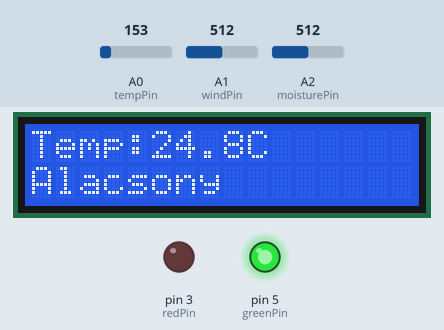
The sketch below on a simulated Arduino Uno, built with avr-gcc and run on an emulated ATmega328P. Shown: 16×2 character LCD, output pins drawn as LEDs (lit = HIGH). Inputs (shaded band) come from the test bench; at power-on: A0 (tempPin) = 153, A2 (moisturePin) = 512, A1 (windPin) = 512.

Above: at 1.2 s.
1.3 s: A0 (tempPin) set to 114
At 2.0 s:
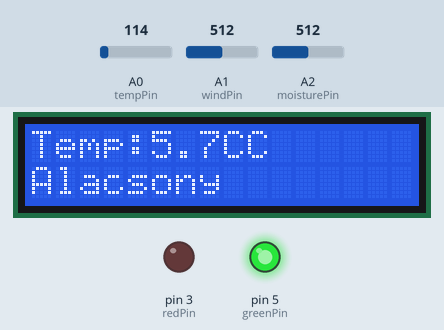
3.6 s: A2 (moisturePin) set to 716
At 5.4 s:
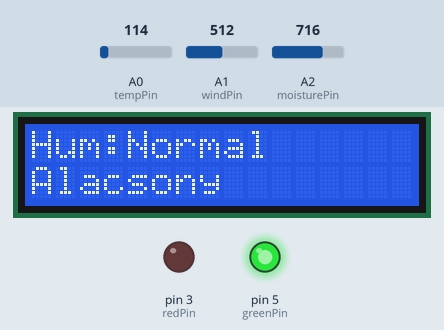
6.6 s: A1 (windPin) set to 355
9.6 s: A1 (windPin) set to 329
At 10.5 s:
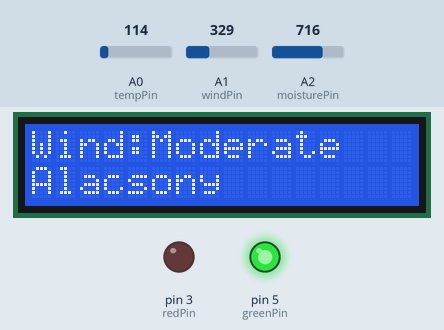
12.1 s: A2 (moisturePin) set to 900
At 12.6 s:
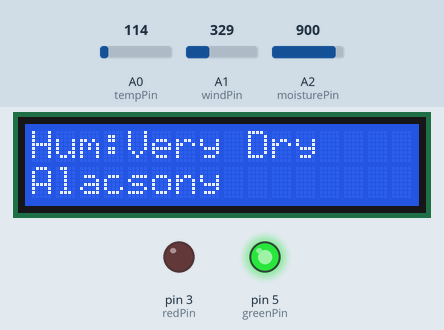
14.3 s: A0 (tempPin) set to 156
At 14.8 s:
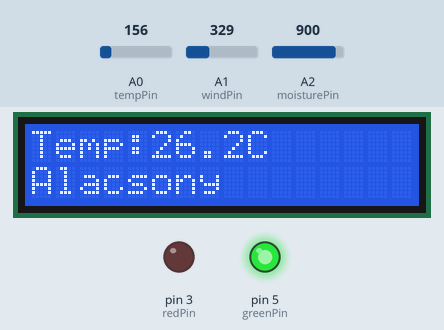
16.4 s: A0 (tempPin) set to 179
At 18.4 s:
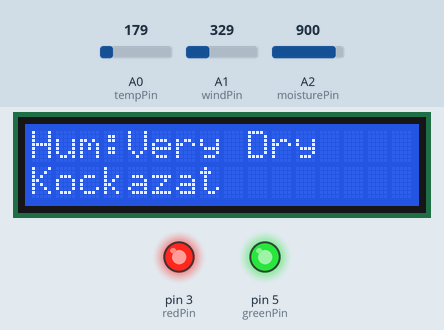
Timing chart, 0 to 19.9 s (numbered marks = the images above; inputs shaded):
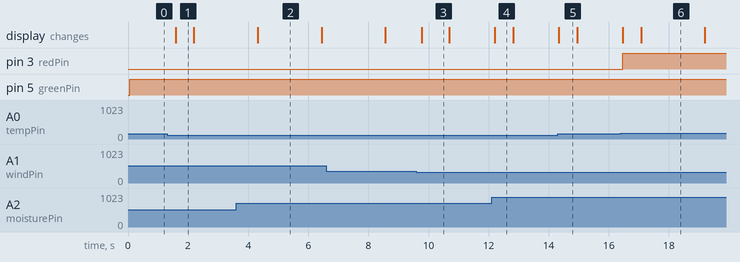

The sketch:

pyrosense.ino
```cpp
#include <LiquidCrystal.h>

LiquidCrystal lcd(12, 11, 10, 9, 7, 6);

// ===== PINOK =====
int tempPin = A0;
int windPin = A1;
int moisturePin = A2;

int redPin = 3;
int greenPin = 5;

int screen = 0;
unsigned long lastSwitch = 0;

bool ledState = false;

// ===== LED =====
void setColor(bool red, bool green) {
  digitalWrite(redPin, red);
  digitalWrite(greenPin, green);
}

void setup() {
  lcd.begin(16, 2);

  pinMode(redPin, OUTPUT);
  pinMode(greenPin, OUTPUT);
}

void loop() {

  // ===== MÉRÉS =====
  int tempRaw = analogRead(tempPin);
  float voltage = tempRaw * (5.0 / 1023.0);
  float temp = (voltage - 0.5) * 100;

  int wind = analogRead(windPin);
  int moist = analogRead(moisturePin);

  // ===== SKÁLÁZÁS =====
  int humidity = map(moist, 0, 1023, 100, 0); // fordított!
  int windKmh = map(wind, 0, 1023, 0, 60);

  // ===== SZÖVEGES BESOROLÁS =====
  String windText;
  if (windKmh < 10) windText = "Light";
  else if (windKmh < 20) windText = "Moderate";
  else windText = "Strong";

  String humText;
  if (humidity > 40) humText = "Moist";
  else if (humidity > 30) humText = "Normal";
  else if (humidity > 20) humText = "Dry";
  else humText = "Very Dry";

  // ===== DÖNTÉSI LOGIKA =====
  int state = 0;

  // ❗ FAIL-SAFE
  if (temp >= 60) {
    state = 3;
  }
  // 🔴 EXTREM
  else if (temp >= 35 && humidity <= 15 && windKmh >= 30) {
    state = 3;
  }
  // 🟠 MAGAS
  else if (temp >= 32 && humidity <= 25 && windKmh >= 20) {
    state = 2;
  }
  // 🟡 KEZDETI KOCKÁZAT
  else if (temp >= 30 && humidity <= 30 && windKmh >= 15) {
    state = 1;
  }
  else {
    state = 0;
  }

  // ===== LED =====
  if (state == 0) {
    setColor(0, 1); // zöld
  }
  else if (state == 1) {
    setColor(1, 1); // sárga
  }
  else if (state == 2) {
    setColor(1, 0); // piros
  }
  else {
    ledState = !ledState;
    setColor(ledState, 0); // villogó piros
  }

  // ===== KIJELZŐ VÁLTÁS =====
  if (millis() - lastSwitch > 2000) {
    screen++;
    if (screen > 2) screen = 0;
    lastSwitch = millis();
    lcd.clear();
  }

  // ===== LCD =====
  lcd.setCursor(0, 0);

  if (screen == 0) {
    lcd.print("Temp:");
    lcd.print(temp, 1);
    lcd.print("C");
  }
  else if (screen == 1) {
    lcd.print("Wind:");
    lcd.print(windText);
  }
  else {
    lcd.print("Hum:");
    lcd.print(humText);
  }

  lcd.setCursor(0, 1);

  if (state == 0) {
    lcd.print("Alacsony");
  }
  else if (state == 1) {
    lcd.print("Kockazat");
  }
  else if (state == 2) {
    lcd.print("MAGAS");
  }
  else {
    lcd.print("!!! EXTREM !!!");
  }

  delay(300);
}
```

Measured:
- the behaviour switches between 341 and 340 on A1 (windPin) (found by bisection; images 2 and 3)
- the behaviour switches between 163 and 164 on A0 (tempPin) (found by bisection; images 5 and 6)
- after the input at 1.3 s, the display: changes after 0.28 s (image 1)
- after the input at 3.6 s, the display: changes after 0.72 s (image 2)
- after the input at 9.6 s, the display: changes after 0.18 s (image 3)
- after the input at 12.1 s, the display: changes after 0.11 s (image 4)
- after the input at 14.3 s, the display: changes at once (image 5)
- after the input at 16.4 s, pin 3 (redPin): LOW → HIGH after 0.06 s; the display: first changes after 0.06 s (image 6 shows a later state)
